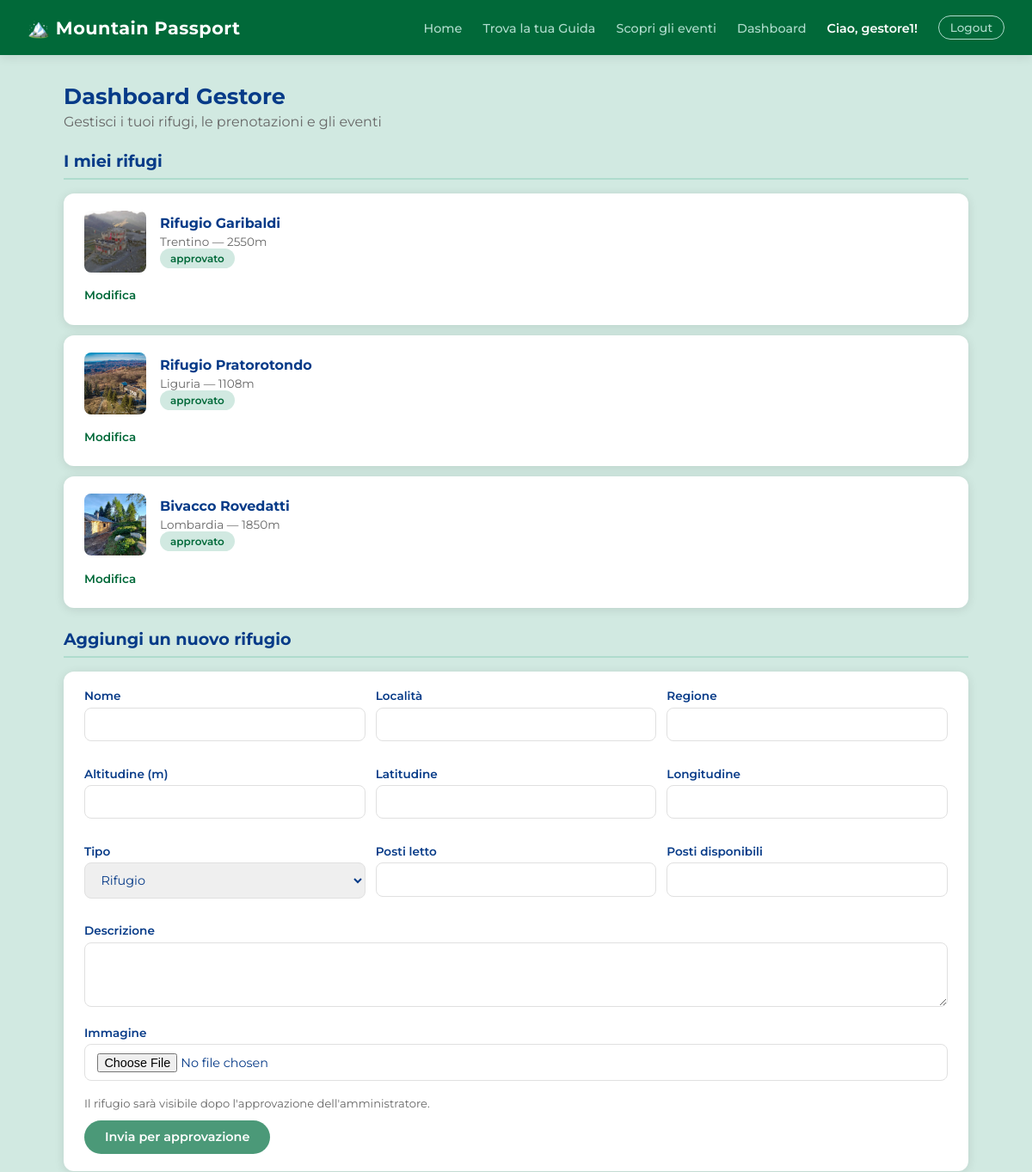
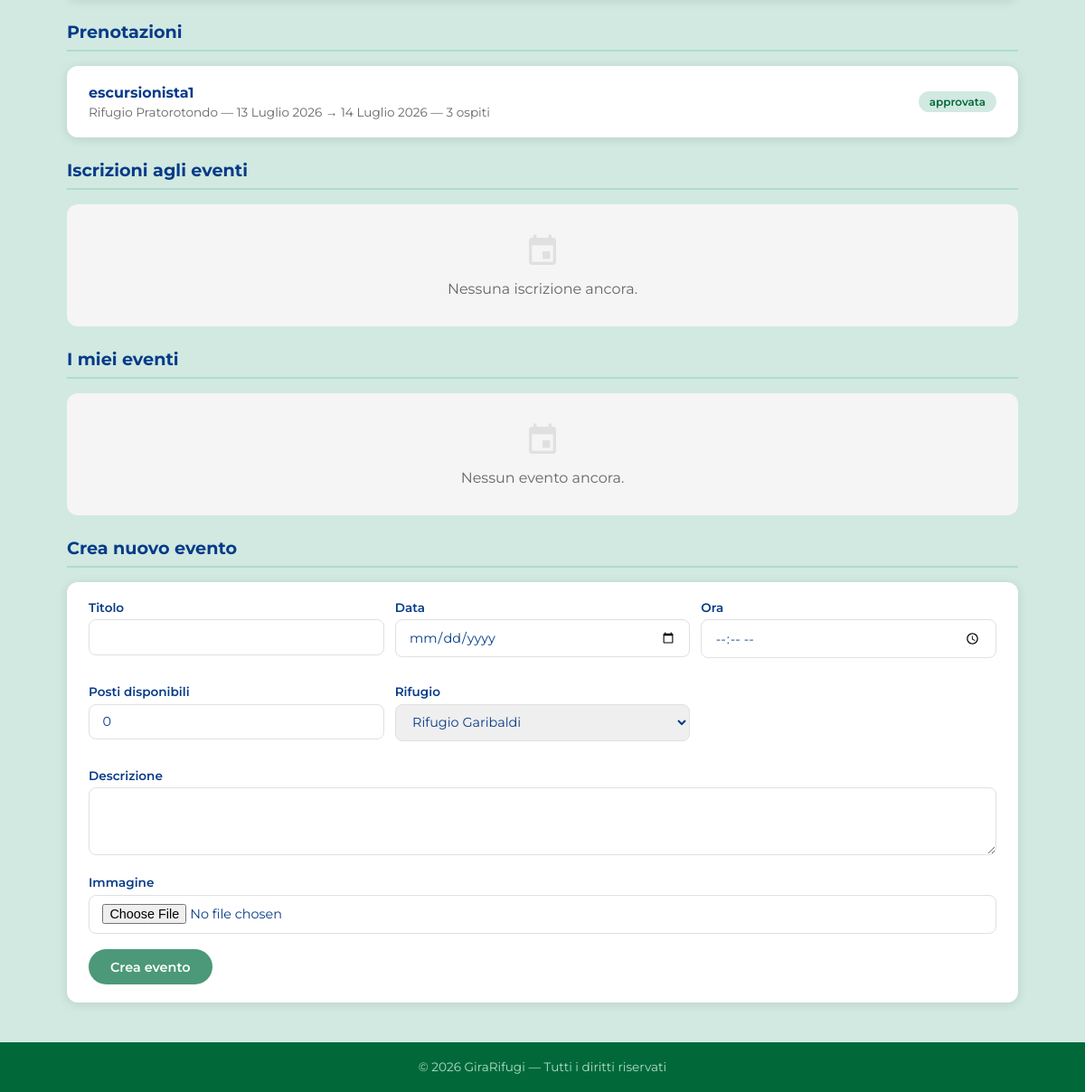
/gestore/ (signed in), run on the app's committed database (2 pictures, top to bottom).
### rifugi/models.py (models this page shows, shortened)
class Rifugio(models.Model):
    nome = models.CharField(max_length=200)
    localita = models.CharField(max_length=200)
    altitudine = models.IntegerField()
    latitudine = models.FloatField()
    longitudine = models.FloatField()
    regione = models.CharField(max_length=100)
    mensile = models.BooleanField(default=False)
    TIPO_CHOICES = [
        ('RIFUGIO', 'Rifugio'),
        ('BIVACCO', 'Bivacco'),
        ('CAPANNA', 'Capanna'),
    ]
    tipo = models.CharField(max_length=20, choices=TIPO_CHOICES, default='RIFUGIO')
    descrizione = models.TextField(blank=True)
    posti_letto = models.IntegerField(default=0)
    posti_disponibili = models.IntegerField(default=0)
    immagine = models.ImageField(upload_to='rifugi/', blank=True, null=True)
    qr_uuid = models.UUIDField(default=uuid.uuid4, unique=True, editable=False)
    STATO_CHOICES = [
        ('in_attesa', 'In attesa'),
        ('approvato', 'Approvato'),
    ]
    stato = models.CharField(max_length=20, choices=STATO_CHOICES, default='in_attesa')
    gestore = models.ForeignKey(
        User,
        on_delete=models.SET_NULL,
        null=True,
        blank=True,
        related_name='rifugi'
    )
    class Meta:
        verbose_name_plural = "Rifugi"

class Prenotazione(models.Model):
    escursionista = models.ForeignKey(
        User,
        on_delete=models.CASCADE,
        related_name='prenotazioni'
    )
    rifugio = models.ForeignKey(
        Rifugio,
        on_delete=models.CASCADE,
        related_name='prenotazioni'
    )
    data_arrivo = models.DateField()
    data_partenza = models.DateField()
    num_ospiti = models.IntegerField(default=1)
    STATO_CHOICES = [
        ('in_attesa', 'In attesa'),
        ('approvata', 'Approvata'),
        ('rifiutata', 'Rifiutata'),
    ]
    stato = models.CharField(max_length=20, choices=STATO_CHOICES, default='in_attesa')
    posti_restituiti = models.BooleanField(default=False)
    class Meta:
        verbose_name_plural = "Prenotazioni"

### rifugi/views.py (the view)
        def wrapper(request, *args, **kwargs):
            if not request.user.is_authenticated:
                return redirect_to_login(request.get_full_path())
            if not request.user.groups.filter(name=nome_gruppo).exists() and not request.user.is_superuser:
                return render(request, '403.html', status=403)
            return view_func(request, *args, **kwargs)

### templates/rifugi/dashboard_gestore.html (shortened to what this page needs)
{% extends 'base.html' %}
{% block content %}
<div class="page-header">
    <h2>Dashboard Gestore</h2>
    <p>Gestisci i tuoi rifugi, le prenotazioni e gli eventi</p>
</div>
<h2 class="section-title">I miei rifugi</h2>
{% for r in rifugi %}
<div class="card">
    <div style="display:flex; align-items:center; gap:1rem; flex:1;">
        {% if r.immagine %}
            <img src="{{ r.immagine.url }}" alt="{{ r.nome }}" style="width:72px; height:72px; border-radius:var(--radius-sm); object-fit:cover; flex-shrink:0;">
        {% else %}
            <div style="width:72px; height:72px; border-radius:var(--radius-sm); background:linear-gradient(135deg, var(--green) 0%, var(--blue-dark) 100%); flex-shrink:0;"></div>
        {% endif %}
        <div>
            <h3>{{ r.nome }}</h3>
            <p>{{ r.regione }} — {{ r.altitudine }}m</p>
            <span class="badge {% if r.stato == 'approvato' %}badge-green{% else %}badge-gray{% endif %}">{{ r.stato }}</span>
        </div>
    </div>
    <details class="modifica-details">
        <summary>Modifica</summary>
    </details>
</div>
{% empty %}
<div class="empty-state">
    <span class="material-icons">home</span>
    <p>Nessun rifugio ancora. Aggiungine uno qui sotto!</p>
</div>
{% endfor %}
<h2 class="section-title">Aggiungi un nuovo rifugio</h2>
<div class="card" style="display:block;">
    <form method="post" enctype="multipart/form-data">
        <div class="prenota-grid">
            <div class="form-group">
                <label>Nome</label>
                <input type="text" name="nome" required>
            </div>
            <div class="form-group">
                <label>Località</label>
                <input type="text" name="localita" required>
            </div>
            <div class="form-group">
                <label>Regione</label>
                <input type="text" name="regione" required>
            </div>
            <div class="form-group">
                <label>Altitudine (m)</label>
                <input type="number" name="altitudine" required>
            </div>
            <div class="form-group">
                <label>Latitudine</label>
                <input type="number" name="latitudine" step="any" required>
            </div>
            <div class="form-group">
                <label>Longitudine</label>
                <input type="number" name="longitudine" step="any" required>
            </div>
            <div class="form-group">
                <label>Tipo</label>
                <select name="tipo">
                    <option value="RIFUGIO">Rifugio</option>
                </select>
            </div>
            <div class="form-group">
                <label>Posti letto</label>
                <input type="number" name="posti_letto" required>
            </div>
            <div class="form-group">
                <label>Posti disponibili</label>
                <input type="number" name="posti_disponibili" required>
            </div>
        </div>
        <div class="form-group">
            <label>Descrizione</label>
            <textarea name="descrizione" rows="3"></textarea>
        </div>
        <div class="form-group">
            <label>Immagine</label>
            <input type="file" name="immagine" accept="image/*">
        </div>
        <p style="font-size:0.82rem; color:var(--gray); margin-bottom:0.75rem;">
            Il rifugio sarà visibile dopo l'approvazione dell'amministratore.
        </p>
        <button type="submit" class="btn btn-primary">Invia per approvazione</button>
    </form>
</div>
<h2 class="section-title">Prenotazioni</h2>
{% for p in prenotazioni %}
<div class="card">
    <div>
        <h3>{{ p.escursionista.username }}</h3>
        <p>{{ p.rifugio.nome }} — {{ p.data_arrivo }} → {{ p.data_partenza }} — {{ p.num_ospiti }} ospiti</p>
    </div>
    <div style="display:flex; align-items:center; gap:0.75rem; flex-wrap:wrap;">
        <span class="badge {% if p.stato == 'approvata' %}badge-green{% elif p.stato == 'rifiutata' %}badge-red{% else %}badge-gray{% endif %}">
            {{ p.stato }}
        </span>
    </div>
</div>
{% empty %}
<div class="empty-state">
    <span class="material-icons">calendar_today</span>
    <p>Nessuna prenotazione ancora.</p>
</div>
{% endfor %}
<h2 class="section-title">Iscrizioni agli eventi</h2>
{% for e in eventi %}
    {% for iscr in e.iscrizioni.all %}
    <div class="card">
        <div>
            <h3>{{ iscr.escursionista.username }}</h3>
            <p>{{ e.titolo }} — {{ e.data }} — {{ iscr.num_persone }} person{% if iscr.num_persone == 1 %}a{% else %}e{% endif %}</p>
        </div>
        <span class="badge badge-green">Iscritto</span>
    </div>
    {% endfor %}
{% empty %}
<div class="empty-state">
    <span class="material-icons">event</span>
    <p>Nessuna iscrizione ancora.</p>
</div>
{% endfor %}
<h2 class="section-title">I miei eventi</h2>
{% for e in eventi %}
<div class="card" style="display:block;">
    <div style="display:flex; align-items:center; gap:1rem; margin-bottom:0.75rem;">
        {% if e.immagine %}
            <img src="{{ e.immagine.url }}" alt="{{ e.titolo }}" style="width:72px; height:72px; border-radius:var(--radius-sm); object-fit:cover; flex-shrink:0;">
        {% else %}
            <div style="width:72px; height:72px; border-radius:var(--radius-sm); background:linear-gradient(135deg, var(--green) 0%, var(--blue-dark) 100%); flex-shrink:0;"></div>
        {% endif %}
        <div>
            <h3>{{ e.titolo }}</h3>
            <p>{{ e.rifugio.nome }} — {{ e.data }}{% if e.ora %} alle {{ e.ora }}{% endif %} — {{ e.posti_disponibili }} posti</p>
        </div>
    </div>
    <details class="modifica-details">
        <summary>Modifica</summary>
        <form method="post" enctype="multipart/form-data" style="margin-top:0.75rem;">
            {% csrf_token %}
            <input type="hidden" name="azione" value="modifica_evento">
            <input type="hidden" name="evento_pk" value="{{ e.pk }}">
            <div class="form-group">
                <label>Titolo</label>
                <input type="text" name="titolo" value="{{ e.titolo }}" required>
            </div>
            <div class="form-group">
                <label>Descrizione</label>
                <textarea name="descrizione" rows="2">{{ e.descrizione }}</textarea>
            </div>
            <div class="form-group">
                <label>Data</label>
                <input type="date" name="data" value="{{ e.data|date:'Y-m-d' }}" required>
            </div>
            <div class="form-group">
                <label>Ora</label>
                <input type="time" name="ora" value="{{ e.ora }}">
            </div>
            <div class="form-group">
                <label>Posti disponibili</label>
                <input type="number" name="posti_disponibili" value="{{ e.posti_disponibili }}">
            </div>
            <div class="form-group">
                <label>Rifugio</label>
                <select name="rifugio">
                    {% for r in rifugi %}
                    <option value="{{ r.pk }}" {% if r.pk == e.rifugio.pk %}selected{% endif %}>{{ r.nome }}</option>
                    {% endfor %}
                </select>
            </div>
            <div style="display:flex; gap:0.5rem; margin-top:0.5rem;">
                <button type="submit" class="btn btn-primary btn-sm">Salva</button>
            </div>
        </form>
        <form method="post" style="margin-top:0.5rem;">
            {% csrf_token %}
            <input type="hidden" name="azione" value="elimina_evento">
            <input type="hidden" name="evento_pk" value="{{ e.pk }}">
            <button type="submit" class="btn btn-danger btn-sm" onclick="return confirm('Eliminare questo evento?')">Elimina</button>
        </form>
    </details>
</div>
{% empty %}
<div class="empty-state">
    <span class="material-icons">event</span>
    <p>Nessun evento ancora.</p>
</div>
{% endfor %}
<h2 class="section-title">Crea nuovo evento</h2>
<div class="card" style="display:block;">
    <form method="post" enctype="multipart/form-data">
        <div class="prenota-grid">
            <div class="form-group">
                <label>Titolo</label>
                <input type="text" name="titolo" required>
            </div>
            <div class="form-group">
                <label>Data</label>
                <input type="date" name="data" required>
            </div>
            <div class="form-group">
                <label>Ora</label>
                <input type="time" name="ora">
            </div>
            <div class="form-group">
                <label>Posti disponibili</label>
                <input type="number" name="posti_disponibili" value="0">
            </div>
            <div class="form-group">
                <label>Rifugio</label>
                <select name="rifugio">
                    {% for r in rifugi %}
                    <option value="{{ r.pk }}">{{ r.nome }}</option>
                    {% endfor %}
                </select>
            </div>
        </div>
        <div class="form-group">
            <label>Descrizione</label>
            <textarea name="descrizione" rows="3"></textarea>
        </div>
        <div class="form-group">
            <label>Immagine</label>
            <input type="file" name="immagine" accept="image/*">
        </div>
        <button type="submit" class="btn btn-primary">Crea evento</button>
    </form>
</div>
{% endblock %}

### templates/base.html (shortened to what this page needs)
{% load static %}
<!DOCTYPE html>
<html lang="it">
<head>
    <link rel="stylesheet" href="{% static 'css/base.css' %}">
    <link rel="stylesheet" href="{% static 'css/home.css' %}">
    <link rel="stylesheet" href="{% static 'css/eventi.css' %}">
    <link rel="stylesheet" href="{% static 'css/detail.css' %}">
    <link rel="stylesheet" href="{% static 'css/form.css' %}">
    <link rel="stylesheet" href="{% static 'css/pages.css' %}">
</head>
<body>
<nav class="navbar">
    <a href="{% url 'home' %}" class="navbar-brand">🏔️ Mountain Passport</a>
    <ul class="navbar-nav">
        <li><a href="{% url 'home' %}">Home</a></li>
        <li><a href="{% url 'guide' %}">Trova la tua Guida</a></li>
        <li><a href="{% url 'eventi' %}">Scopri gli eventi</a></li>
        {% if user.is_authenticated %}
            {% if user.groups.all.0.name == 'Escursionista' %}
                <li><a href="{% url 'checkin' %}">Check-in</a></li>
                <li><a href="{% url 'passaporto' %}">Passaporto</a></li>
            {% elif user.groups.all.0.name == 'GestoreRifugio' %}
                <li><a href="{% url 'dashboard_gestore' %}">Dashboard</a></li>
            {% elif user.groups.all.0.name == 'GuidaAlpina' %}
                <li><a href="{% url 'dashboard_guida' %}">Dashboard</a></li>
            {% elif user.groups.all.0.name == 'Admin' or user.is_superuser %}
                <li><a href="{% url 'pannello_admin' %}">Pannello Admin</a></li>
            {% endif %}
            <li><span class="navbar-user">Ciao, {{ user.username }}!</span></li>
            <li>
                <form method="post" action="/accounts/logout/" style="display:inline">
                    <button type="submit" class="btn-logout">Logout</button>
                </form>
            </li>
        {% else %}
            <li><a href="/accounts/login/">Login</a></li>
            <li><a href="{% url 'register' %}">Registrati</a></li>
        {% endif %}
    </ul>
</nav>
<main>
    {% block content %}{% endblock %}
</main>
<footer>
    <p>&copy; 2026 GiraRifugi — Tutti i diritti riservati</p>
</footer>
</body>
</html>

### data on the page
Rifugio: immagine (picture), nome "Rifugio Garibaldi", regione "Trentino", altitudine "2550", stato "approvato"
Rifugio: immagine (picture), nome "Rifugio Pratorotondo", regione "Liguria", altitudine "1108", stato "approvato"
Rifugio: immagine (picture), nome "Bivacco Rovedatti", regione "Lombardia", altitudine "1850", stato "approvato"
Prenotazione: escursionista.username "escursionista1", rifugio.nome "Rifugio Pratorotondo", data_arrivo "13 Luglio 2026", data_partenza "14 Luglio 2026", num_ospiti "3", stato "approvata"

### other printed values
{{ user.username }} "gestore1"
form field rifugio "Rifugio Garibaldi"
